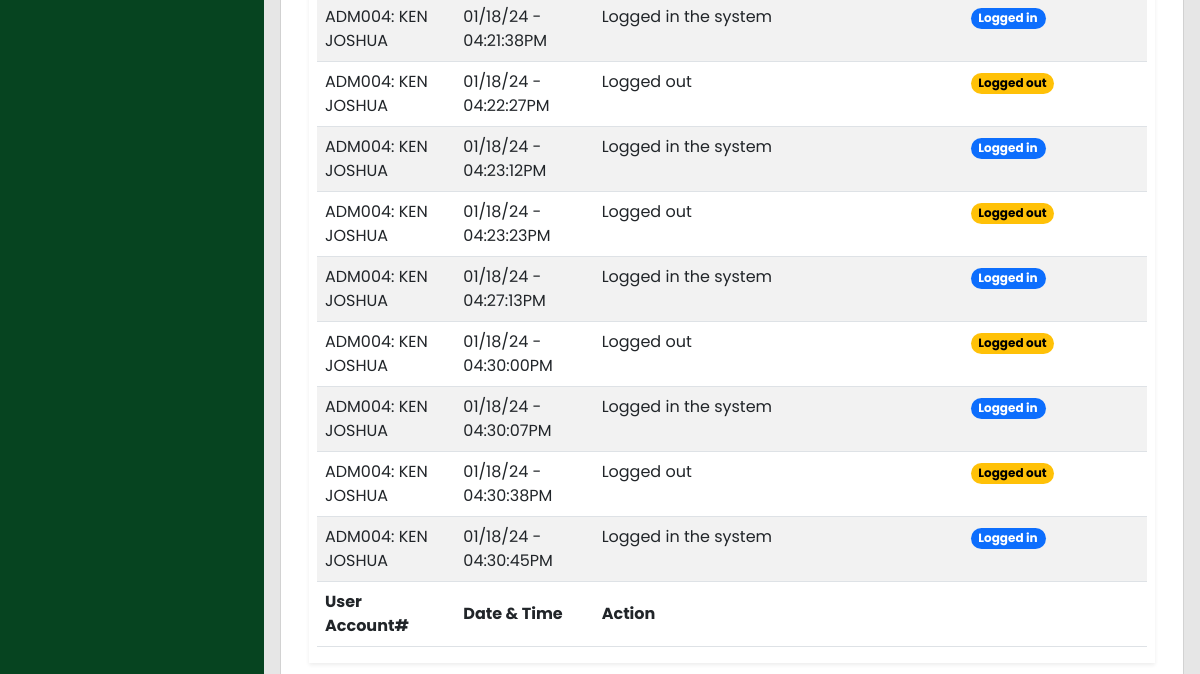
/admin-panel/activity-log.php (signed in, lower part), run on an earlier commit of the app's database.
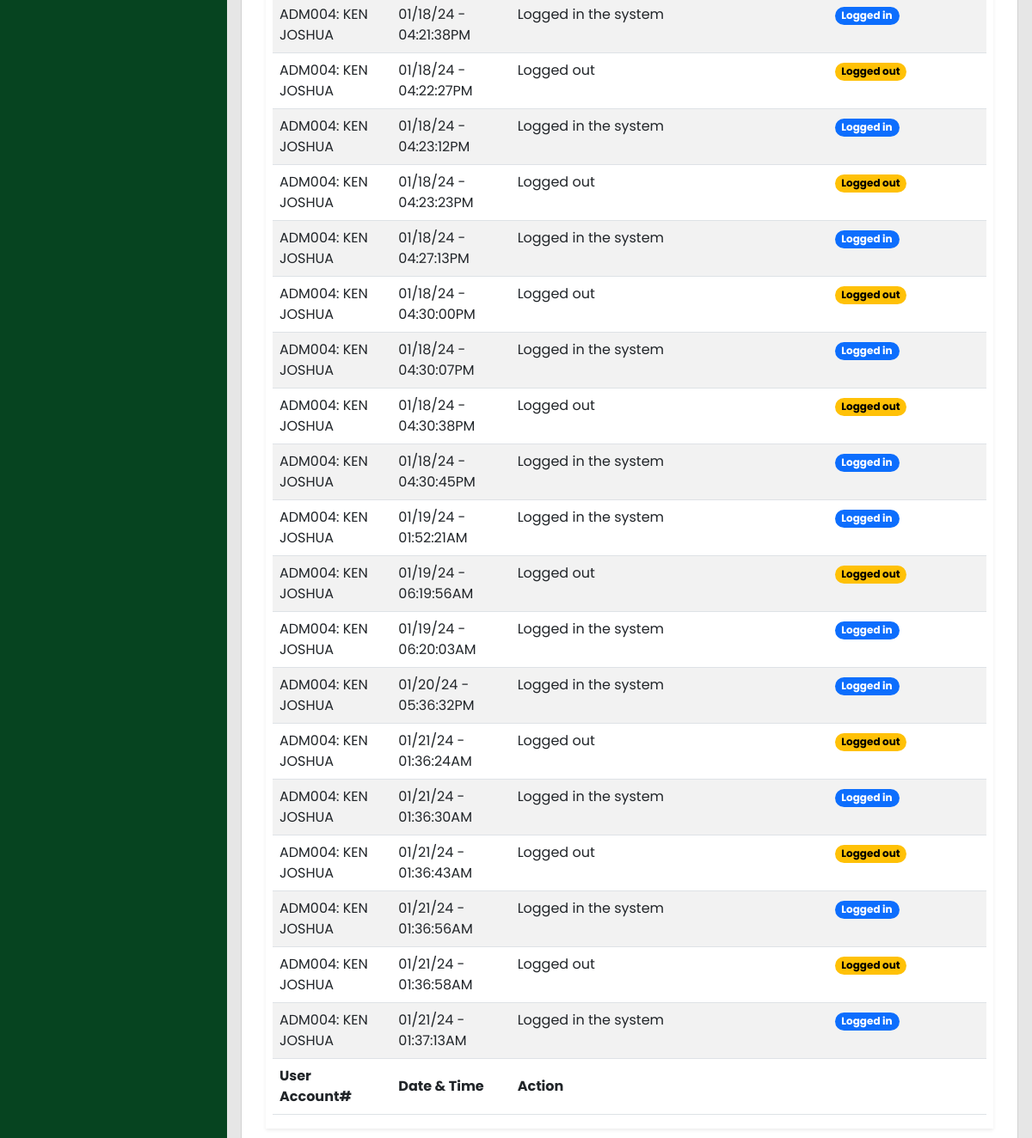
And on a later commit of the database.
### tables this page shows
CREATE TABLE `activity_log` (
  `id` int(200) NOT NULL,
  `account_number` varchar(200) NOT NULL,
  `firstname` varchar(100) NOT NULL,
  `action` varchar(250) NOT NULL,
  `date` datetime NOT NULL
);

### admin-panel/activity-log.php (the view, shortened to what this page needs)
<?php
require_once("../includes/header.php");
?>
<?php
$server = new Server;
$server->adminAuthentication();
?>
<body>
  <div class="wrapper">
    <?php
    require_once("../includes/sidebar.php");
    ?>
    <div class="main">
      <main class="content px-3 py-2">
        <div class="card card-border">
          <div class="card-body">
            <div class="container-fluid">
              <section class="main-content">
                <div class="row">
                  <div class="col-xs-12">
                    <div class="box">
                      <div class="body-box shadow-sm">
                        <div class="table-responsive mx-2">
                          <table id="activityLogTable" class="table table-striped" style="width:100%">
                            <tbody>
                              <?php
                              $query = "SELECT * FROM activity_log ";
                              $connection = $server->openConn();
                              $stmt = $connection->prepare($query);
                              $stmt->execute();
                              while ($result = $stmt->fetch()) {
                                $account_number = $result['account_number'];
                                $firstname = $result['firstname'];
                                $action = $result['action'];
                                $date = $result['date'];
                              ?>
                                <tr>
                                  <td><?php echo $account_number . ": " . $firstname; ?></td>
                                  <td><?php echo date("m/d/y - h:i:sA", strtotime($date)); ?></td>
                                  <td><?php echo $action; ?></td>
                                  <td>
                                    <?php
                                    if (str_contains($action, "Logged in")) {
                                    ?>
                                      <span class="badge rounded-pill text-bg-primary">Logged in</span>
                                    <?php
                                    } elseif (str_contains($action, "Logged out")) {
                                    ?>
                                      <span class="badge rounded-pill text-bg-warning">Logged out</span>
                                    <?php
                                    } elseif (str_contains($action, "Delete")) {
                                    ?>
                                      <span class="badge rounded-pill text-bg-danger">Deleted</span>
                                    <?php
                                    } elseif (str_contains($action, "Register")) {
                                    ?>
                                      <span class="badge rounded-pill text-bg-success">Registered</span>
                                    <?php
                                    } elseif (str_contains($action, "Update")) {
                                    ?>
                                      <span class="badge rounded-pill text-bg-info">Updated</span>
                                    <?php
                                    } elseif (str_contains($action, "Transfer")) {
                                    ?>
                                      <span class="badge rounded-pill text-bg-info">Transfer</span>
                                    <?php
                                    }
                                    ?>
                                  </td>
                                </tr>
                              <?php
                              }
                              ?>
                            </tbody>
                            <tfoot>
                              <tr>
                                <th width="15%">User Account#</th>
                                <th width="15%">Date & Time</th>
                                <th width="40%">Action</th>
                                <th width="20%"></th>
                              </tr>
                            </tfoot>
                          </table>
                        </div>
                      </div>
                    </div>
                  </div>
                </div>
              </section>
            </div>
          </div>
        </div>
      </main>
    </div>
  </div>
  <?php
  include("../includes/footer.php");
  ?>

What changed in the data, as far as the page shows it:
added activity_log: account_number "ADM004", firstname "KEN JOSHUA", date "01/19/24 - 01:52:21AM", action "Logged in the system"
added activity_log: account_number "ADM004", firstname "KEN JOSHUA", date "01/19/24 - 06:19:56AM", action "Logged out"
added activity_log: account_number "ADM004", firstname "KEN JOSHUA", date "01/19/24 - 06:20:03AM", action "Logged in the system"
added activity_log: account_number "ADM004", firstname "KEN JOSHUA", date "01/20/24 - 05:36:32PM", action "Logged in the system"
added activity_log: account_number "ADM004", firstname "KEN JOSHUA", date "01/21/24 - 01:36:24AM", action "Logged out"
added activity_log: account_number "ADM004", firstname "KEN JOSHUA", date "01/21/24 - 01:36:30AM", action "Logged in the system"
added activity_log: account_number "ADM004", firstname "KEN JOSHUA", date "01/21/24 - 01:36:43AM", action "Logged out"
added activity_log: account_number "ADM004", firstname "KEN JOSHUA", date "01/21/24 - 01:36:56AM", action "Logged in the system"
added activity_log: account_number "ADM004", firstname "KEN JOSHUA", date "01/21/24 - 01:36:58AM", action "Logged out"
added activity_log: account_number "ADM004", firstname "KEN JOSHUA", date "01/21/24 - 01:37:13AM", action "Logged in the system"
